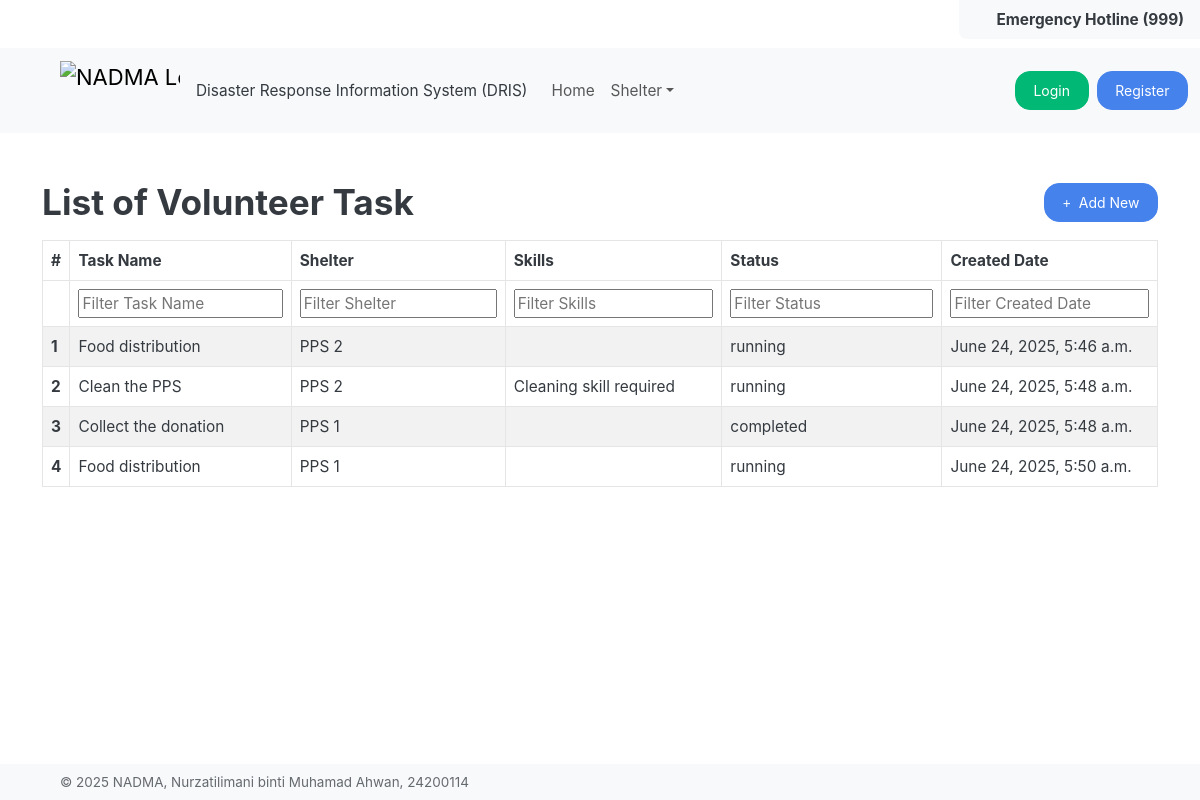
The app's page /volunteer/volunteer-tasks/list with its own data.
### VolunteerCoordination/models.py (models this page shows, shortened)
class VolunteerTask(models.Model):
    id = models.AutoField(primary_key=True)
    shelter = models.ForeignKey(Shelter, on_delete=models.CASCADE, related_name='tasks')
    task_name = models.CharField(max_length=255)
    skills = models.TextField(blank=True)
    created_date = models.DateTimeField(auto_now_add=True)
    status = models.CharField(
        max_length=20,
        choices=[('running', 'Running'), ('completed', 'Completed'), ('cancelled', 'Cancelled')],
        default='running'
    )
    created_by = models.ForeignKey(Authority, on_delete=models.CASCADE, related_name='created_tasks', null=True, blank=True)
    volunteers = models.ManyToManyField('UserManagement.Volunteer', related_name='assigned_tasks', blank=True)

### ShelterDirectory/models.py (models this page shows)
class Shelter(models.Model):
    id= models.AutoField(primary_key=True)
    code = models.CharField(max_length=3, unique=True)
    name = models.CharField(max_length=100)
    location = models.TextField()
    capacity = models.IntegerField(default=0)
    availability = models.BooleanField(default=True)
    created_by = models.ForeignKey(Authority, on_delete=models.CASCADE, related_name='shelters_created',  null=True, blank=True)
    created_at = models.DateTimeField(auto_now_add=True)
    updated_by = models.ForeignKey(Authority, on_delete=models.CASCADE, related_name='shelters_updated', null=True, blank=True)
    updated_at = models.DateTimeField(auto_now=True)
    def __str__(self):
        return self.code

### VolunteerCoordination/views.py (the view, shortened to what this page needs)
# urls.py: path('volunteer-tasks/list', VolunteerTaskView.as_view(), name='task_list'),
class VolunteerTaskView(View):
    def get(self, request):
        tasks = VolunteerTask.objects.all()
        columns = get_volunteer_task_columns()
        edit_id = request.GET.get('edit')
        show_modal = False
        is_edit = bool(edit_id)
        fieldConfig = get_volunteer_task_field_config(edit_id=edit_id, is_edit=is_edit)
        user_role = ''
        if request.user.is_authenticated and hasattr(request.user, 'role') and request.user.role:
            user_role = request.user.role.name.lower()
        return render(request, 'volunteer-coordination/volunteer-task/index.html', {
            'data': tasks,
            'columns': columns,
            'fieldConfig': fieldConfig,
            'show_modal': show_modal,
            'edit_id': edit_id or '',
            'user_role': user_role,
        })

### VolunteerCoordination/views.py (called while the page is built)
def get_volunteer_task_columns():
    return [
        {'key': 'task_name', 'label': 'Task Name'},
        {'key': 'shelter', 'label': 'Shelter'},
        {'key': 'skills', 'label': 'Skills'},
        {'key': 'status', 'label': 'Status'},
        {'key': 'created_date', 'label': 'Created Date'},
        {
            'label': 'Action',
            'type': 'action',
            'actions': [
                {
                    'label': 'Edit',
                    'class': 'btn-info'
                },
                {
                    'url_name': 'volunteer:volunteer_list_by_task',
                    'label': 'View Volunteers',
                    'class': 'btn-success'
                }
            ]
        }
    ]

### common/templatetags/shared_extras.py (called while the page is built)
@register.filter
def get_item(obj, key):
    if isinstance(obj, dict):
        return obj.get(key)
    return getattr(obj, key, None)

### templates/volunteer-coordination/volunteer-task/index.html (shortened to what this page needs)
{% extends "base.html" %}
{% block content %}
<div class="container mt-3">
  {% if not show_volunteer_list %}
    <div class="d-flex align-items-center mb-3">
      <h2 class="flex-grow-1 mb-0">List of Volunteer Task</h2>
      <a href="#" class="btn btn-primary ms-3" data-bs-toggle="modal" data-bs-target="#addShelterModal">
        <i class="fas fa-plus me-1"></i> Add New
      </a>
    </div>
    {% include "components/table/table.html" with columns=columns data=data %}
  {% endif %}
</div>
{% endblock %}

### templates/components/table/table.html (shortened to what this page needs)
{% load shared_extras %}
<link rel="stylesheet" href="https://cdn.datatables.net/1.13.7/css/dataTables.bootstrap5.min.css"/>
<table id="datatable" class="table table-striped table-bordered">
  <thead>
    <tr>
      <th>#</th>
      {% for col in columns %}
        {% if col.type == "action" %}
          {% if user_role == "authorities" %}
            <th>{{ col.label }}</th>
          {% endif %}
        {% else %}
          <th>{{ col.label }}</th>
        {% endif %}
      {% endfor %}
    </tr>
    <tr>
      <th></th>
      {% for col in columns %}
        {% if col.type == "action" %}
          {% if user_role == "authorities" %}
            <th></th>
          {% endif %}
        {% else %}
          <th><input type="text" placeholder="Filter {{ col.label }}" style="width: 100%;"/></th>
        {% endif %}
      {% endfor %}
    </tr>
  </thead>
 <tbody>
    {% for row in data %}
      <tr>
        <th scope="row">{{ forloop.counter }}</th>
        {% for col in columns %}
          {% if col.type == "action" %}
            {% if user_role == "authorities" %}
              <td>
                {% for action in col.actions %}
                  {% if action.label == "Edit" %}
                    <a href="?edit={{ row.id }}" class="btn {{ action.class|default:'btn-primary' }}">
                      <i class="fas fa-pencil-alt"></i> Edit
                    </a>
                  {% elif action.label == "View Volunteers" %}
                    <a href="{% url action.url_name row.id %}" class="btn btn-md {{ action.class|default:'btn-primary' }} mt-3">
                      <i class="fas fa-users"></i> View Volunteers
                    </a>
                  {% elif action.label == "Assign to Task" %}
                    {% if task.status != "running" %}
                      <span class="badge rounded-pill bg-secondary">Assignment Closed</span>
                    {% elif row.assigned %}
                      <span class="badge rounded-pill bg-success">Assigned</span>
                    {% else %}
                      <form method="post" action="{% url 'volunteer:assign_volunteer_to_task' task.id row.id %}" style="display:inline;">
                        {% csrf_token %}
                        <button type="submit" class="btn btn-md btn-warning">
                          <i class="fas fa-user-plus"></i> Assign to Task
                        </button>
                      </form>
                    {% endif %}
                  {% else %}
                    <a href="" class="btn  {{ action.class|default:'btn-primary' }}">{{ action.label }}</a>
                  {% endif %}
                {% endfor %}
              </td>
            {% endif %}
          {% else %}
            <td>{{ row|get_item:col.key }}</td>
          {% endif %}
        {% endfor %}
      </tr>
    {% endfor %}
</tbody>
</table>

### records on screen
VolunteerTask: columns "Food distribution" "PPS 2" "running" "June 24, 2025, 5:46 a.m."
VolunteerTask: columns "Clean the PPS" "PPS 2" "Cleaning skill required" "running" "June 24, 2025, 5:48 a.m."
VolunteerTask: columns "Collect the donation" "PPS 1" "completed" "June 24, 2025, 5:48 a.m."
VolunteerTask: columns "Food distribution" "PPS 1" "running" "June 24, 2025, 5:50 a.m."

### other values on screen
{{ col.label }} "Task Name" "Shelter" "Skills" "Status" "Created Date"
